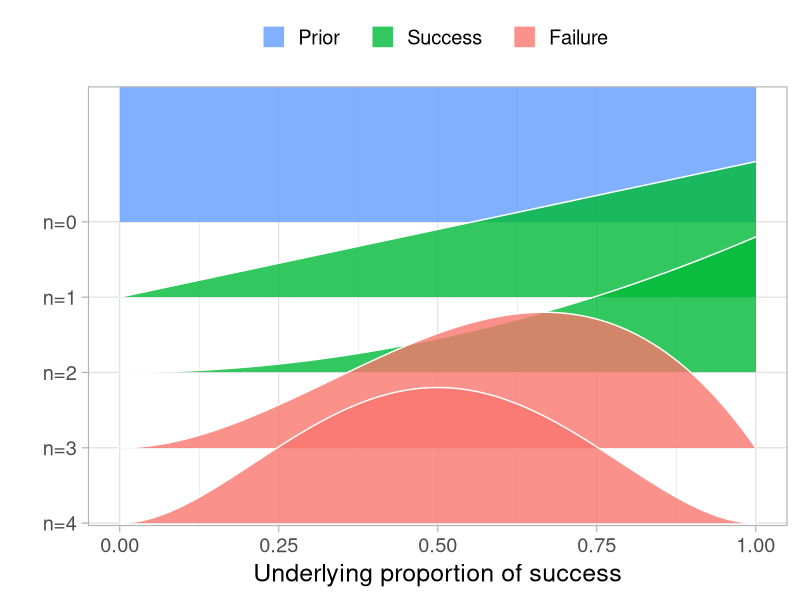
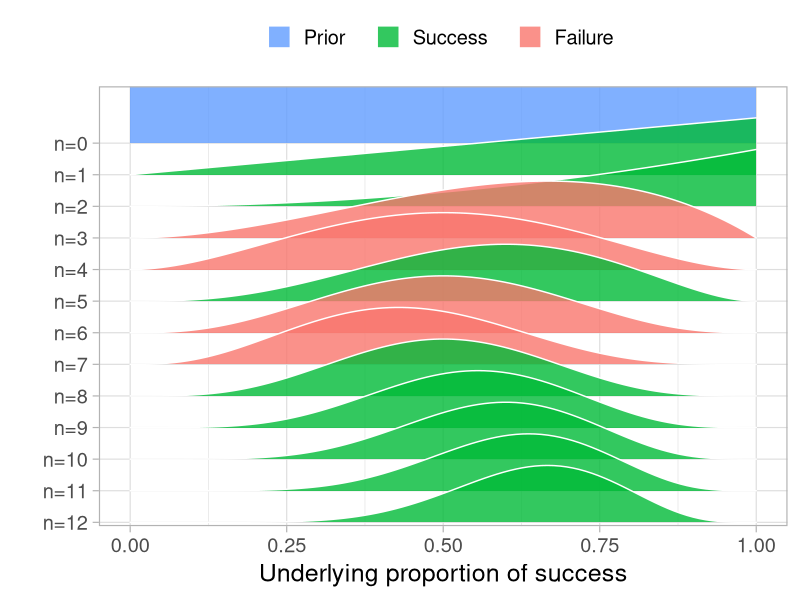
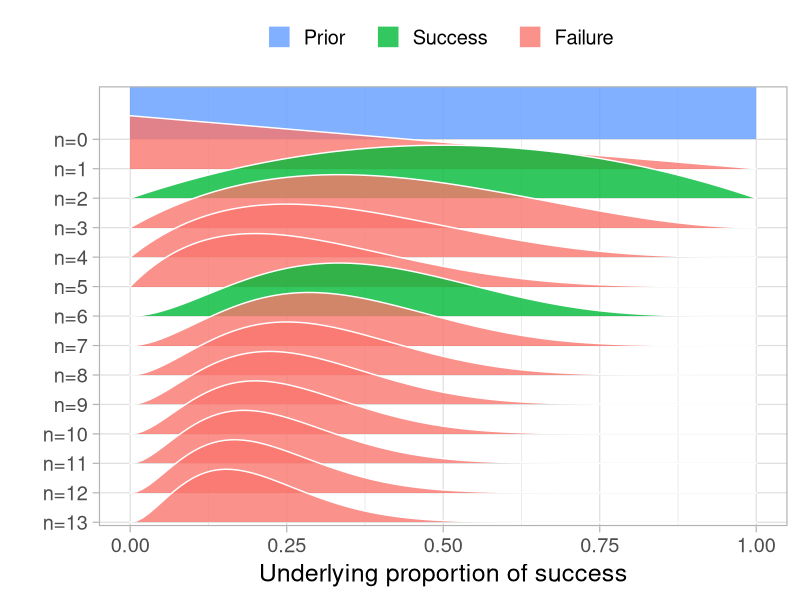
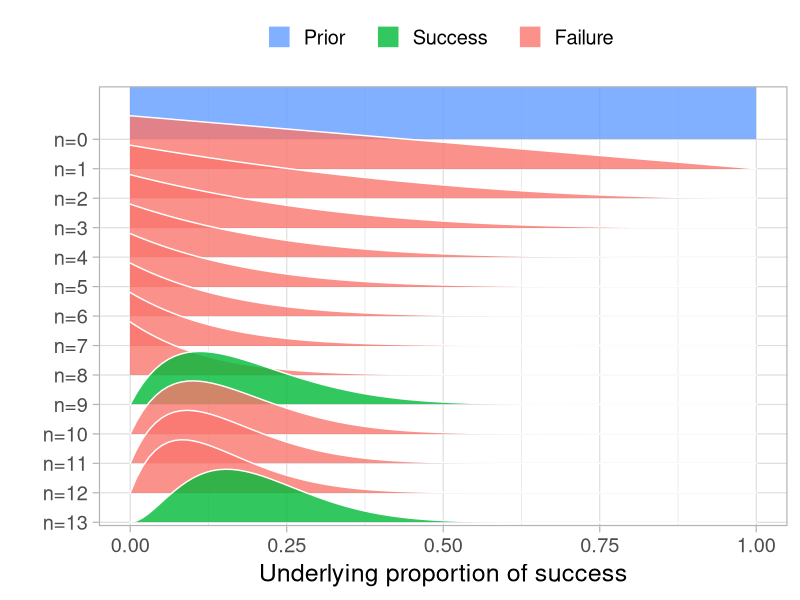
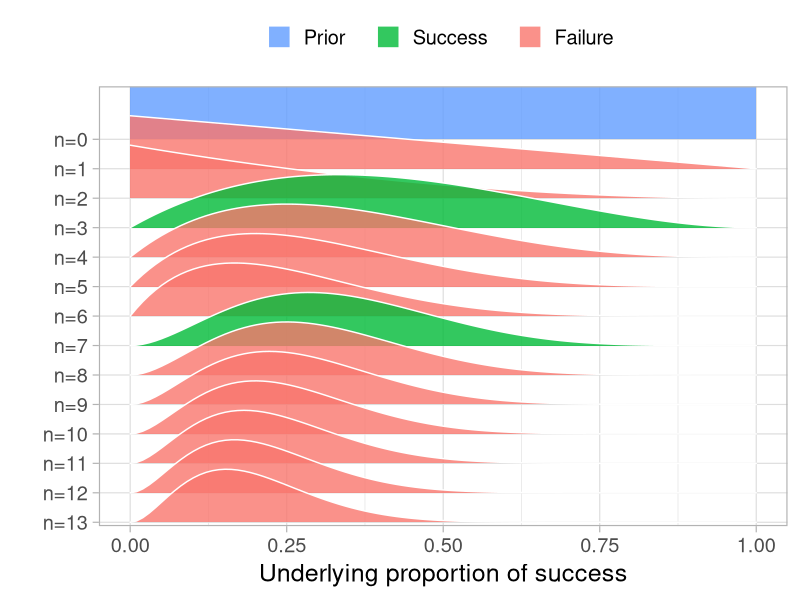
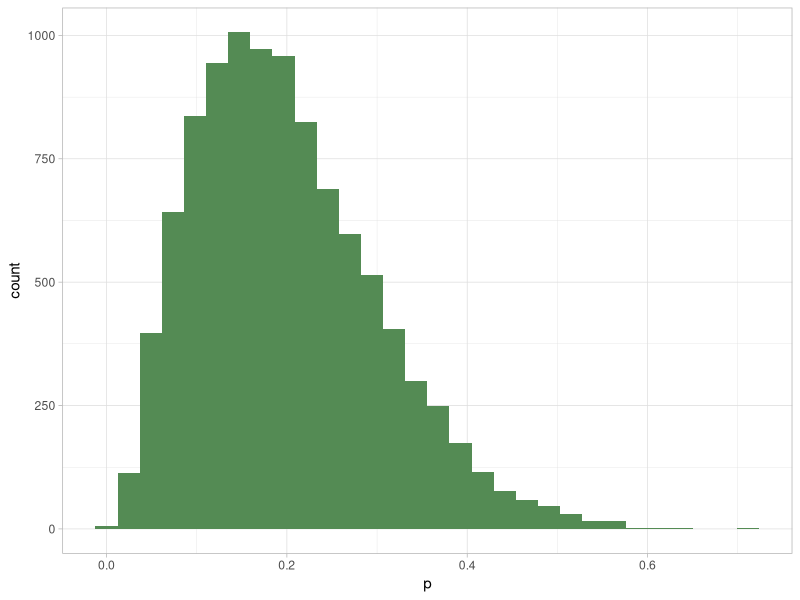

Reproduce these figures in R, in order.
## ---- chunk 1
knitr::opts_chunk$set(echo = TRUE)
## ---- chunk 2
library(tidyverse)
## ---- chunk 3
prop_model <- function (data = c(), 
                        prior_prop = c(1, 1), 
                        n_draws = 10000, 
                        show_plot = TRUE) {
    data <- as.logical(data)
    proportion_success <- c(0, seq(0, 1, length.out = 100), 1)
    data_indices <- round(seq(0, 
                              length(data), 
                              length.out = min(length(data) + 1, 
                                               20)))
    post_curves <- purrr::map_dfr(
        data_indices, 
        function(i) {
            value <- ifelse(i == 0, 
                            "Prior", 
                            ifelse(data[i], 
                                   "Success", 
                                   "Failure"))
            label <- paste0("n=", i)
            probability <- dbeta(proportion_success, 
                                 prior_prop[1] + 
                                     sum(data[seq_len(i)]), 
                                 prior_prop[2] + 
                                     sum(!data[seq_len(i)]))
            probability <- probability/max(probability)
            dplyr::data_frame(value, 
                              label, 
                              proportion_success, 
                              probability)
        })
    post_curves$label <- forcats::fct_rev(factor(post_curves$label, 
                                                 levels = paste0("n=", 
                                                                 data_indices)))
    post_curves$value <- factor(post_curves$value, 
                                levels = c("Prior", "Success", "Failure"))
    p <- ggplot2::ggplot(post_curves, 
                         ggplot2::aes(x = proportion_success, 
                                      y = label, 
                                      height = probability, 
                                      fill = value)) + 
        ggridges::geom_density_ridges(stat = "identity", 
                                      color = "white", 
                                      alpha = 0.8, 
                                      panel_scaling = TRUE, 
                                      size = 1) + 
        ggplot2::scale_y_discrete("", expand = c(0.01, 0)) + 
        ggplot2::scale_x_continuous("Underlying proportion of success") + 
        ggplot2::scale_fill_manual(values = hcl(120 * 2:0 + 15, 100, 65),
                                   name = "", 
                                   drop = FALSE, 
                                   labels = c("Prior   ", 
                                              "Success   ", 
                                              "Failure   ")) +
        ggplot2::theme_light(base_size = 18) +
        ggplot2::theme(legend.position = "top")
    if (show_plot) {
        print(p)
    }
    invisible(rbeta(n_draws, 
                    prior_prop[1] + sum(data), 
                    prior_prop[2] + sum(!data)))
}
## ---- chunk 4
prop_model(data = c(1, 1, 0, 0))
## ---- chunk 5
set.seed(1711)
prop_model(data = sample(c(0, 1), size = 12, replace = TRUE))
## ---- chunk 6
zombie_data <- c(rep(0, 11), 1, 1)
set.seed(123)
prop_model(sample(zombie_data))
set.seed(124)
prop_model(sample(zombie_data))
## ---- chunk 7
set.seed(125)
zombie_prop <- prop_model(sample(zombie_data))
tibble(p = zombie_prop) %>% 
    ggplot(aes(x = p)) + 
    geom_histogram(bins = 30, fill = "palegreen4") + 
    theme_light()
